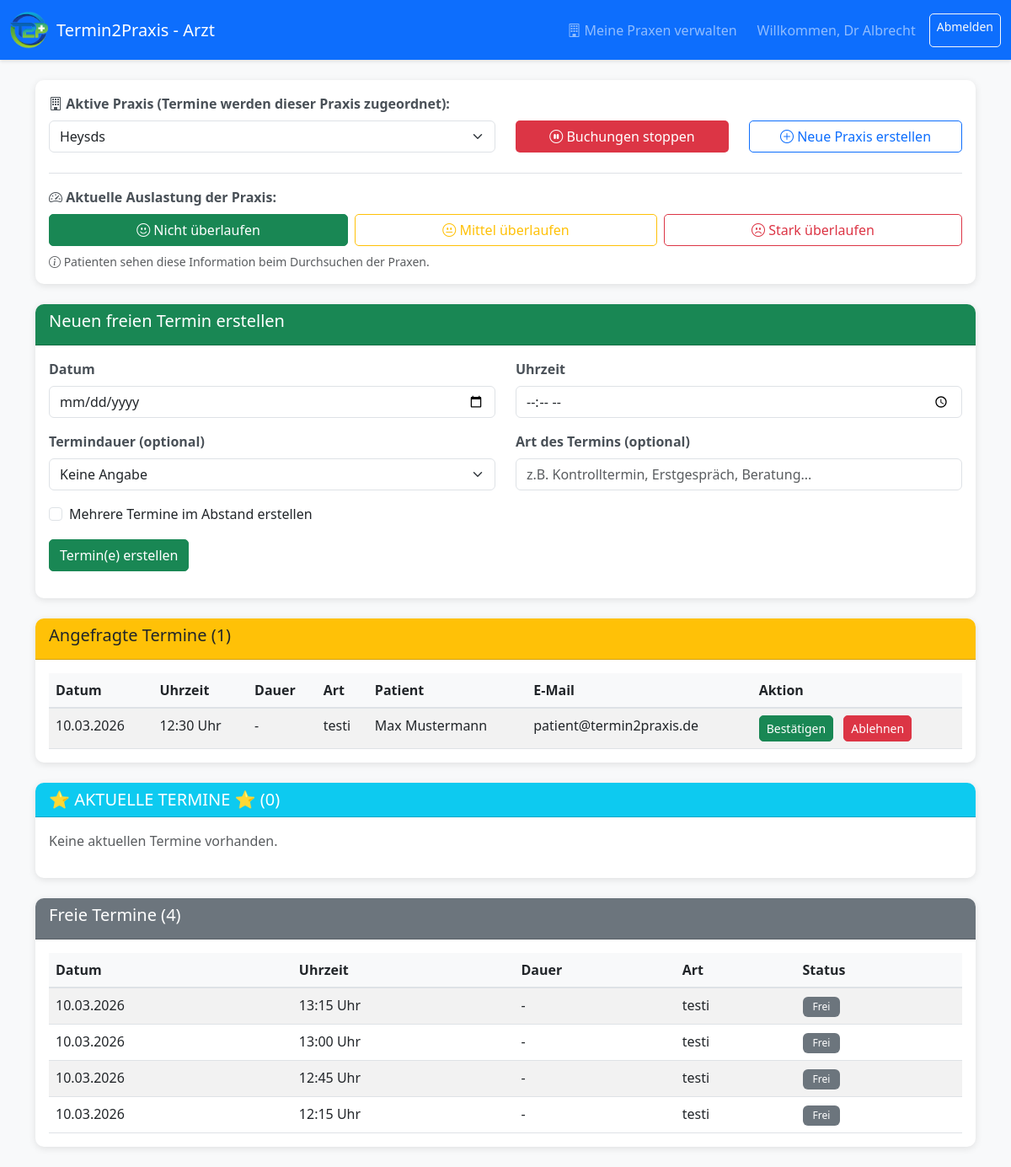
The page /dashboards/dashboard_arzt.php (signed in) on the database its author committed.
### tables this page shows
CREATE TABLE `appointments` (
  `id` int(11) NOT NULL,
  `user_id` int(11) DEFAULT NULL,
  `date` date NOT NULL,
  `time` time NOT NULL,
  `duration` int(11) DEFAULT NULL COMMENT 'Termindauer in Minuten (optional)',
  `description` varchar(255) DEFAULT NULL COMMENT 'Beschreibung/Art des Termins (optional)',
  `status` enum('frei','angefragt','bestätigt','abgelehnt','storniert') DEFAULT 'frei',
  `confirmed_by` int(11) DEFAULT NULL,
  `confirmed_at` timestamp NULL DEFAULT NULL,
  `is_read` tinyint(1) DEFAULT 0,
  `created_at` timestamp NOT NULL DEFAULT current_timestamp(),
  `praxis_id` int(11) DEFAULT NULL
);

CREATE TABLE `users` (
  `id` int(11) NOT NULL,
  `name` varchar(100) NOT NULL,
  `email` varchar(100) NOT NULL,
  `password` varchar(255) NOT NULL,
  `role` enum('arzt','patient') NOT NULL,
  `created_at` timestamp NOT NULL DEFAULT current_timestamp(),
  `praxis_id` int(11) DEFAULT NULL
);

### dashboards/dashboard_arzt.php (the view, shortened to what the rows shown need)
<?php
$conn = getDBConnection();
$user_id = $_SESSION['user_id'];
$sql = "SELECT id, name, accepting_bookings, opening_time, closing_time, occupancy_status FROM praxen WHERE owner_id = ? ORDER BY name";
$stmt = $conn->prepare($sql);
$stmt->bind_param("i", $user_id);
$stmt->execute();
$praxen_result = $stmt->get_result();
$meine_praxen = [];
while ($row = $praxen_result->fetch_assoc()) {
    $meine_praxen[] = $row;
}
$aktive_praxis_id = null;
if (isset($_POST['switch_praxis'])) {
    $new_praxis_id = intval($_POST['praxis_id']);
    $is_owner = false;
    foreach ($meine_praxen as $p) {
        if ($p['id'] == $new_praxis_id) {
            $is_owner = true;
            $aktive_praxis_data = $p;
            break;
        }
    }
    if ($is_owner) {
        $_SESSION['aktive_praxis_id'] = $new_praxis_id;
        $aktive_praxis_id = $new_praxis_id;
    }
} elseif (!empty($meine_praxen)) {
    $aktive_praxis_id = $meine_praxen[0]['id'];
}
$freie_termine = [];
$angefragte_termine = [];
$bestaetigte_termine = [];
$bestaetigte_termine_vergangen = [];
if ($aktive_praxis_id) {
    $sql = "SELECT a.*, u.name as patient_name, u.email as patient_email,
            arzt.name as confirmed_by_name, a.confirmed_at
            FROM appointments a
            LEFT JOIN users u ON a.user_id = u.id
            LEFT JOIN users arzt ON a.confirmed_by = arzt.id
            WHERE a.praxis_id = ?
            ORDER BY a.date DESC, a.time DESC";
    $stmt = $conn->prepare($sql);
    $stmt->bind_param("i", $aktive_praxis_id);
    $stmt->execute();
    $result = $stmt->get_result();
}
$heute = date('Y-m-d');
while ($row = $result->fetch_assoc()) {
    if ($row['status'] === 'frei') {
        $freie_termine[] = $row;
    } elseif ($row['status'] === 'angefragt') {
        $angefragte_termine[] = $row;
    } elseif ($row['status'] === 'bestätigt') {
        if ($row['date'] < $heute) {
            $bestaetigte_termine_vergangen[] = $row;
        } else {
            $bestaetigte_termine[] = $row;
        }
    }
}
?>
<!DOCTYPE html>
<html lang="de">
<head>
    <link href="https://cdn.jsdelivr.net/npm/bootstrap@5.3.0/dist/css/bootstrap.min.css" rel="stylesheet">
    <link rel="stylesheet" href="https://cdn.jsdelivr.net/npm/bootstrap-icons@1.11.0/font/bootstrap-icons.css">
    <link rel="stylesheet" href="../css/style.css">
</head>
<body>
    <div class="container mt-4">
        <div class="card mb-4">
            <div class="card-body">
                <div id="angefragteTermine">
                    <?php if (empty($angefragte_termine)): ?>
                        <p class="text-muted">Keine angefragten Termine vorhanden.</p>
                    <?php else: ?>
                        <div class="table-responsive">
                            <table class="table table-striped">
                                <thead>
                                    <tr>
                                        <th>Datum</th>
                                        <th>Uhrzeit</th>
                                        <th>Dauer</th>
                                        <th>Art</th>
                                        <th>Patient</th>
                                        <th>E-Mail</th>
                                        <th>Aktion</th>
                                    </tr>
                                </thead>
                                <tbody>
                                    <?php foreach ($angefragte_termine as $termin): ?>
                                        <tr id="termin-<?php echo $termin['id']; ?>">
                                            <td><?php echo date('d.m.Y', strtotime($termin['date'])); ?></td>
                                            <td><?php echo date('H:i', strtotime($termin['time'])); ?> Uhr</td>
                                            <td><?php echo $termin['duration'] ? $termin['duration'] . ' Min.' : '-'; ?></td>
                                            <td><?php echo $termin['description'] ? htmlspecialchars($termin['description']) : '-'; ?></td>
                                            <td><?php echo htmlspecialchars($termin['patient_name']); ?></td>
                                            <td><?php echo htmlspecialchars($termin['patient_email']); ?></td>
                                            <td>
                                                <button class="btn btn-sm btn-success me-2" onclick="confirmAppointment(<?php echo $termin['id']; ?>)">
                                                    Bestätigen
                                                </button>
                                                <button class="btn btn-sm btn-danger" onclick="rejectAppointment(<?php echo $termin['id']; ?>)">
                                                    Ablehnen
                                                </button>
                                            </td>
                                        </tr>
                                    <?php endforeach; ?>
                                </tbody>
                            </table>
                        </div>
                    <?php endif; ?>
                </div>
            </div>
        </div>
        <div class="card mb-4">
            <div class="card-body" id="freieTermineBody">
                <?php if (empty($freie_termine)): ?>
                    <p class="text-muted" id="keineFreienTermine">Keine freien Termine vorhanden.</p>
                <?php else: ?>
                    <div class="table-responsive">
                        <table class="table table-striped" id="freieTermineTable">
                            <thead>
                                <tr>
                                    <th>Datum</th>
                                    <th>Uhrzeit</th>
                                    <th>Dauer</th>
                                    <th>Art</th>
                                    <th>Status</th>
                                </tr>
                            </thead>
                            <tbody id="freieTermineTbody">
                                <?php foreach ($freie_termine as $termin): ?>
                                    <tr>
                                        <td><?php echo date('d.m.Y', strtotime($termin['date'])); ?></td>
                                        <td><?php echo date('H:i', strtotime($termin['time'])); ?> Uhr</td>
                                        <td><?php echo $termin['duration'] ? $termin['duration'] . ' Min.' : '-'; ?></td>
                                        <td><?php echo $termin['description'] ? htmlspecialchars($termin['description']) : '-'; ?></td>
                                        <td><span class="badge bg-secondary">Frei</span></td>
                                    </tr>
                                <?php endforeach; ?>
                            </tbody>
                        </table>
                    </div>
                <?php endif; ?>
            </div>
        </div>
    </div>
</body>
</html>

### rows shown on the page
appointments: date "10.03.2026", time "12:30", description "testi", user.name "Max Mustermann", user.email "patient@termin2praxis.de"
appointments: date "10.03.2026", time "13:15", description "testi"
appointments: date "10.03.2026", time "13:00", description "testi"
appointments: date "10.03.2026", time "12:45", description "testi"
appointments: date "10.03.2026", time "12:15", description "testi"

### other values the page prints
$_SESSION['user_name'] "Dr Albrecht"
count($angefragte_termine) "1"
count($bestaetigte_termine) "0"
count($freie_termine) "4"
form field praxis_id "Heysds"
